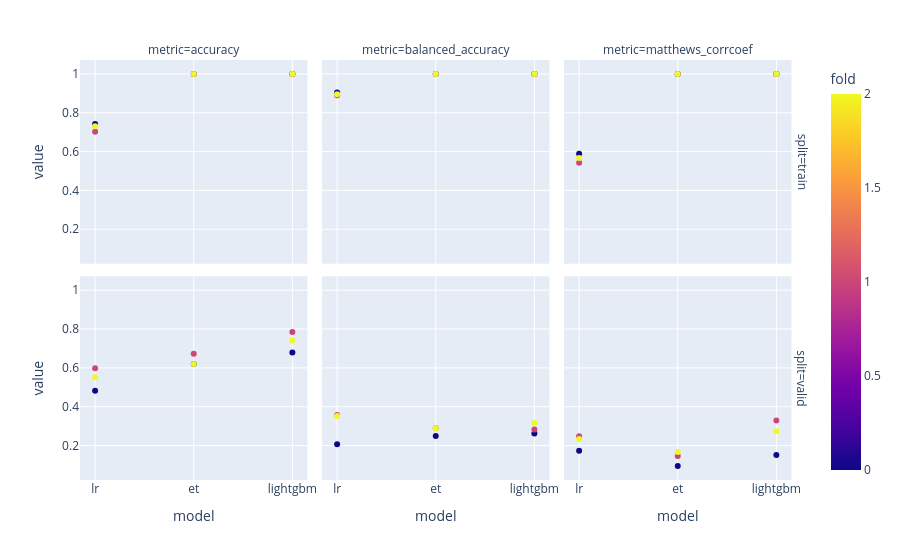

Notebook source saved alongside this figure:
### Code cell
results = pd.concat(
    [
        lr_results,
        et_results,
        lgbm_results,
    ]
)
scores = results[results["metric"] != "confusion_matrix"]
px.scatter(scores, facet_col="metric", facet_row="split", x="model", y="value", color="fold")

### Figure 1 — Plotly figure (JSON) as saved in the notebook; plotly's stock layout.template omitted (floating-point values rounded to 4 significant figures)
{"data": [{"hovertemplate": "split=train<br>metric=accuracy<br>model=%{x}<br>value=%{y}<br>fold=%{marker.color}<extra></extra>", "legendgroup": "", "marker": {"color": [0, 1, 2, 0, 1, 2, 0, 1, 2], "coloraxis": "coloraxis", "symbol": "circle"}, "mode": "markers", "name": "", "orientation": "v", "showlegend": false, "type": "scatter", "x": ["lr", "lr", "lr", "et", "et", "et", "lightgbm", "lightgbm", "lightgbm"], "xaxis": "x4", "y": [0.7427, 0.7023, 0.7305, 1, 1, 1, 1, 1, 1], "yaxis": "y4"}, {"hovertemplate": "split=train<br>metric=balanced_accuracy<br>model=%{x}<br>value=%{y}<br>fold=%{marker.color}<extra></extra>", "legendgroup": "", "marker": {"color": [0, 1, 2, 0, 1, 2, 0, 1, 2], "coloraxis": "coloraxis", "symbol": "circle"}, "mode": "markers", "name": "", "orientation": "v", "showlegend": false, "type": "scatter", "x": ["lr", "lr", "lr", "et", "et", "et", "lightgbm", "lightgbm", "lightgbm"], "xaxis": "x5", "y": [0.9038, 0.8907, 0.8954, 1, 1, 1, 1, 1, 1], "yaxis": "y5"}, {"hovertemplate": "split=train<br>metric=matthews_corrcoef<br>model=%{x}<br>value=%{y}<br>fold=%{marker.color}<extra></extra>", "legendgroup": "", "marker": {"color": [0, 1, 2, 0, 1, 2, 0, 1, 2], "coloraxis": "coloraxis", "symbol": "circle"}, "mode": "markers", "name": "", "orientation": "v", "showlegend": false, "type": "scatter", "x": ["lr", "lr", "lr", "et", "et", "et", "lightgbm", "lightgbm", "lightgbm"], "xaxis": "x6", "y": [0.5887, 0.542, 0.5669, 1, 1, 1, 1, 1, 1], "yaxis": "y6"}, {"hovertemplate": "split=valid<br>metric=accuracy<br>model=%{x}<br>value=%{y}<br>fold=%{marker.color}<extra></extra>", "legendgroup": "", "marker": {"color": [0, 1, 2, 0, 1, 2, 0, 1, 2], "coloraxis": "coloraxis", "symbol": "circle"}, "mode": "markers", "name": "", "orientation": "v", "showlegend": false, "type": "scatter", "x": ["lr", "lr", "lr", "et", "et", "et", "lightgbm", "lightgbm", "lightgbm"], "xaxis": "x", "y": [0.4829, 0.5981, 0.5522, 0.6199, 0.6729, 0.6195, 0.6791, 0.785, 0.7407], "yaxis": "y"}, {"hovertemplate": "split=valid<br>metric=balanced_accuracy<br>model=%{x}<br>value=%{y}<br>fold=%{marker.color}<extra></extra>", "legendgroup": "", "marker": {"color": [0, 1, 2, 0, 1, 2, 0, 1, 2], "coloraxis": "coloraxis", "symbol": "circle"}, "mode": "markers", "name": "", "orientation": "v", "showlegend": false, "type": "scatter", "x": ["lr", "lr", "lr", "et", "et", "et", "lightgbm", "lightgbm", "lightgbm"], "xaxis": "x2", "y": [0.2064, 0.3572, 0.3526, 0.2488, 0.2891, 0.2891, 0.2617, 0.2831, 0.3164], "yaxis": "y2"}, {"hovertemplate": "split=valid<br>metric=matthews_corrcoef<br>model=%{x}<br>value=%{y}<br>fold=%{marker.color}<extra></extra>", "legendgroup": "", "marker": {"color": [0, 1, 2, 0, 1, 2, 0, 1, 2], "coloraxis": "coloraxis", "symbol": "circle"}, "mode": "markers", "name": "", "orientation": "v", "showlegend": false, "type": "scatter", "x": ["lr", "lr", "lr", "et", "et", "et", "lightgbm", "lightgbm", "lightgbm"], "xaxis": "x3", "y": [0.173, 0.2482, 0.2343, 0.09428, 0.1457, 0.1673, 0.1518, 0.3284, 0.2735], "yaxis": "y3"}], "layout": {"annotations": [{"font": {}, "showarrow": false, "text": "metric=accuracy", "x": 0.1567, "xanchor": "center", "xref": "paper", "y": 1, "yanchor": "bottom", "yref": "paper"}, {"font": {}, "showarrow": false, "text": "metric=balanced_accuracy", "x": 0.49, "xanchor": "center", "xref": "paper", "y": 1, "yanchor": "bottom", "yref": "paper"}, {"font": {}, "showarrow": false, "text": "metric=matthews_corrcoef", "x": 0.8233, "xanchor": "center", "xref": "paper", "y": 1, "yanchor": "bottom", "yref": "paper"}, {"font": {}, "showarrow": false, "text": "split=valid", "textangle": 90, "x": 0.98, "xanchor": "left", "xref": "paper", "y": 0.2425, "yanchor": "middle", "yref": "paper"}, {"font": {}, "showarrow": false, "text": "split=train", "textangle": 90, "x": 0.98, "xanchor": "left", "xref": "paper", "y": 0.7575, "yanchor": "middle", "yref": "paper"}], "coloraxis": {"colorbar": {"title": {"text": "fold"}}, "colorscale": [[0, "#0d0887"], [0.1111, "#46039f"], [0.2222, "#7201a8"], [0.3333, "#9c179e"], [0.4444, "#bd3786"], [0.5556, "#d8576b"], [0.6667, "#ed7953"], [0.7778, "#fb9f3a"], [0.8889, "#fdca26"], [1, "#f0f921"]]}, "legend": {"tracegroupgap": 0}, "margin": {"t": 60}, "xaxis": {"anchor": "y", "domain": [0, 0.3133], "title": {"text": "model"}}, "xaxis2": {"anchor": "y2", "domain": [0.3333, 0.6467], "matches": "x", "title": {"text": "model"}}, "xaxis3": {"anchor": "y3", "domain": [0.6667, 0.98], "matches": "x", "title": {"text": "model"}}, "xaxis4": {"anchor": "y4", "domain": [0, 0.3133], "matches": "x", "showticklabels": false}, "xaxis5": {"anchor": "y5", "domain": [0.3333, 0.6467], "matches": "x", "showticklabels": false}, "xaxis6": {"anchor": "y6", "domain": [0.6667, 0.98], "matches": "x", "showticklabels": false}, "yaxis": {"anchor": "x", "domain": [0, 0.485], "title": {"text": "value"}}, "yaxis2": {"anchor": "x2", "domain": [0, 0.485], "matches": "y", "showticklabels": false}, "yaxis3": {"anchor": "x3", "domain": [0, 0.485], "matches": "y", "showticklabels": false}, "yaxis4": {"anchor": "x4", "domain": [0.515, 1], "matches": "y", "title": {"text": "value"}}, "yaxis5": {"anchor": "x5", "domain": [0.515, 1], "matches": "y", "showticklabels": false}, "yaxis6": {"anchor": "x6", "domain": [0.515, 1], "matches": "y", "showticklabels": false}}}
